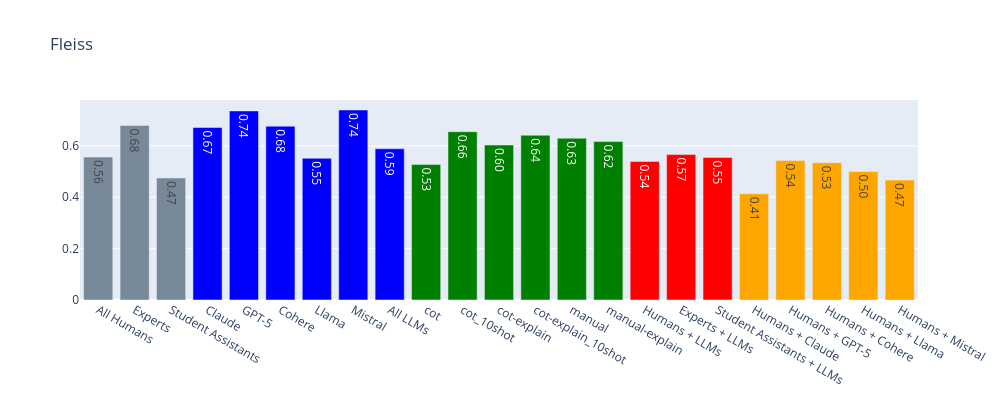

This figure's notebook cell:
### Code cell
bar_plot(fleiss, title="Fleiss")

### Figure 1 — Plotly figure (JSON) as saved in the notebook; plotly's stock layout.template omitted (floating-point values rounded to 4 significant figures)
{"data": [{"marker": {"color": ["lightslategray", "lightslategray", "lightslategray", "blue", "blue", "blue", "blue", "blue", "blue", "green", "green", "green", "green", "green", "green", "red", "red", "red", "orange", "orange", "orange", "orange", "orange"]}, "text": ["0.56", "0.68", "0.47", "0.67", "0.74", "0.68", "0.55", "0.74", "0.59", "0.53", "0.66", "0.60", "0.64", "0.63", "0.62", "0.54", "0.57", "0.55", "0.41", "0.54", "0.53", "0.50", "0.47"], "type": "bar", "x": ["All Humans", "Experts", "Student Assistants", "Claude", "GPT-5", "Cohere", "Llama", "Mistral", "All LLMs", "cot", "cot_10shot", "cot-explain", "cot-explain_10shot", "manual", "manual-explain", "Humans + LLMs", "Experts + LLMs", "Student Assistants + LLMs", "Humans + Claude", "Humans + GPT-5", "Humans + Cohere", "Humans + Llama", "Humans + Mistral"], "y": [0.5566, 0.6793, 0.475, 0.6716, 0.7361, 0.6767, 0.5516, 0.7397, 0.5888, 0.528, 0.6552, 0.6033, 0.6415, 0.6297, 0.6167, 0.5393, 0.5662, 0.5547, 0.4134, 0.543, 0.5347, 0.5002, 0.4671]}], "layout": {"height": 400, "title": {"text": "Fleiss"}, "width": 1000}}
